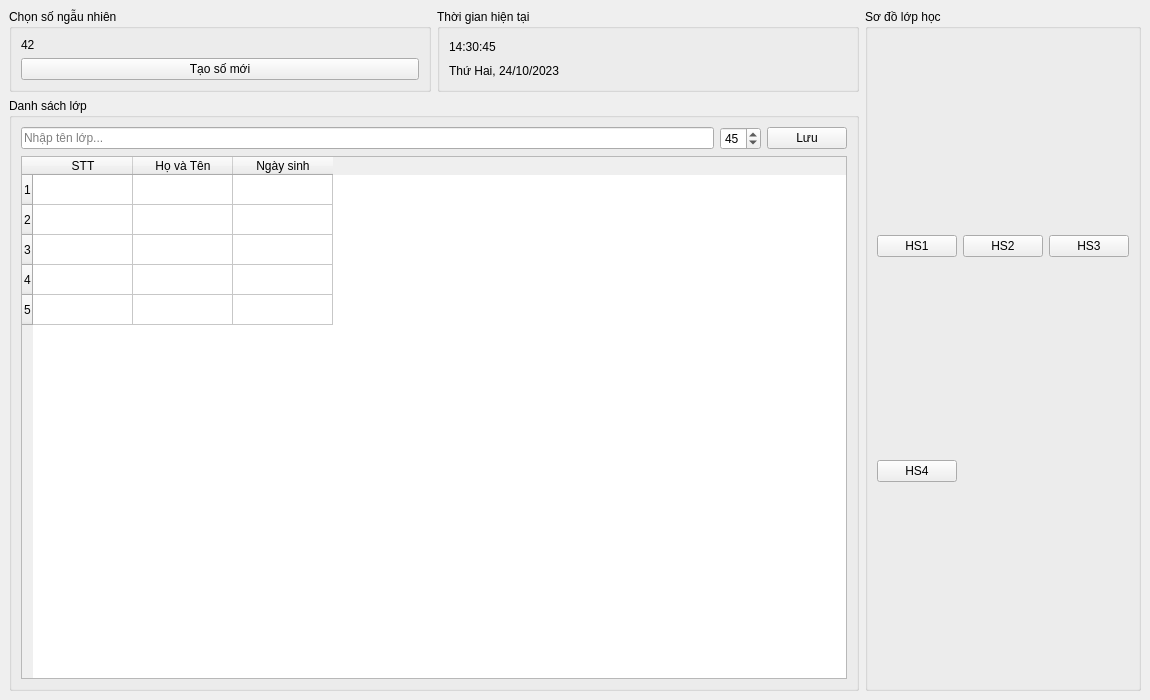
<?xml version="1.0" encoding="UTF-8"?>
<ui version="4.0">
 <class>MainMenu</class>
 <widget class="QMainWindow" name="MainMenu">
  <property name="geometry">
   <rect>
    <x>0</x>
    <y>0</y>
    <width>1150</width>
    <height>700</height>
   </rect>
  </property>
  <property name="windowTitle">
   <string>Menu Chính</string>
  </property>

  <widget class="QWidget" name="centralwidget">
   <layout class="QHBoxLayout" name="mainLayout">

    <!-- LEFT SIDE -->
    <item>
     <layout class="QVBoxLayout">

      <!-- QUICK BOX -->
      <item>
       <layout class="QHBoxLayout">

        <!-- Random -->
        <item>
         <widget class="QGroupBox" name="randomBox">
          <property name="title">
           <string>Chọn số ngẫu nhiên</string>
          </property>
          <layout class="QVBoxLayout">
           <item>
            <widget class="QLabel" name="labelRandom">
             <property name="text">
              <string>42</string>
             </property>
            </widget>
           </item>
           <item>
            <widget class="QPushButton" name="btnRandom">
             <property name="text">
              <string>Tạo số mới</string>
             </property>
            </widget>
           </item>
          </layout>
         </widget>
        </item>

        <!-- Time -->
        <item>
         <widget class="QGroupBox" name="timeBox">
          <property name="title">
           <string>Thời gian hiện tại</string>
          </property>
          <layout class="QVBoxLayout">
           <item>
            <widget class="QLabel" name="labelTime">
             <property name="text">
              <string>14:30:45</string>
             </property>
            </widget>
           </item>
           <item>
            <widget class="QLabel" name="labelDate">
             <property name="text">
              <string>Thứ Hai, 24/10/2023</string>
             </property>
            </widget>
           </item>
          </layout>
         </widget>
        </item>

       </layout>
      </item>

      <!-- CLASS LIST -->
      <item>
       <widget class="QGroupBox" name="groupClass">
        <property name="title">
         <string>Danh sách lớp</string>
        </property>

        <layout class="QVBoxLayout">

         <item>
          <layout class="QHBoxLayout">
           <item>
            <widget class="QLineEdit" name="className">
             <property name="placeholderText">
              <string>Nhập tên lớp...</string>
             </property>
            </widget>
           </item>

           <item>
            <widget class="QSpinBox" name="studentCount">
             <property name="minimum">
              <number>1</number>
             </property>
             <property name="maximum">
              <number>60</number>
             </property>
             <property name="value">
              <number>45</number>
             </property>
            </widget>
           </item>

           <item>
            <widget class="QPushButton" name="btnSaveClass">
             <property name="text">
              <string>Lưu</string>
             </property>
            </widget>
           </item>
          </layout>
         </item>

         <item>
          <widget class="QTableWidget" name="tableStudents">
           <property name="columnCount">
            <number>3</number>
           </property>
           <property name="rowCount">
            <number>5</number>
           </property>

           <column>
            <property name="text">
             <string>STT</string>
            </property>
           </column>

           <column>
            <property name="text">
             <string>Họ và Tên</string>
            </property>
           </column>

           <column>
            <property name="text">
             <string>Ngày sinh</string>
            </property>
           </column>

          </widget>
         </item>

        </layout>
       </widget>
      </item>

     </layout>
    </item>

    <!-- RIGHT SIDE -->
    <item>
     <widget class="QGroupBox" name="groupSeat">
      <property name="title">
       <string>Sơ đồ lớp học</string>
      </property>

      <layout class="QGridLayout" name="seatGrid">

       <!-- Sample seats -->
       <item row="0" column="0">
        <widget class="QPushButton" name="seat1">
         <property name="text">
          <string>HS1</string>
         </property>
        </widget>
       </item>

       <item row="0" column="1">
        <widget class="QPushButton" name="seat2">
         <property name="text">
          <string>HS2</string>
         </property>
        </widget>
       </item>

       <item row="0" column="2">
        <widget class="QPushButton" name="seat3">
         <property name="text">
          <string>HS3</string>
         </property>
        </widget>
       </item>

       <item row="1" column="0">
        <widget class="QPushButton" name="seat4">
         <property name="text">
          <string>HS4</string>
         </property>
        </widget>
       </item>

      </layout>
     </widget>
    </item>

   </layout>

  </widget>
 </widget>

 <resources/>
 <connections/>
</ui>
